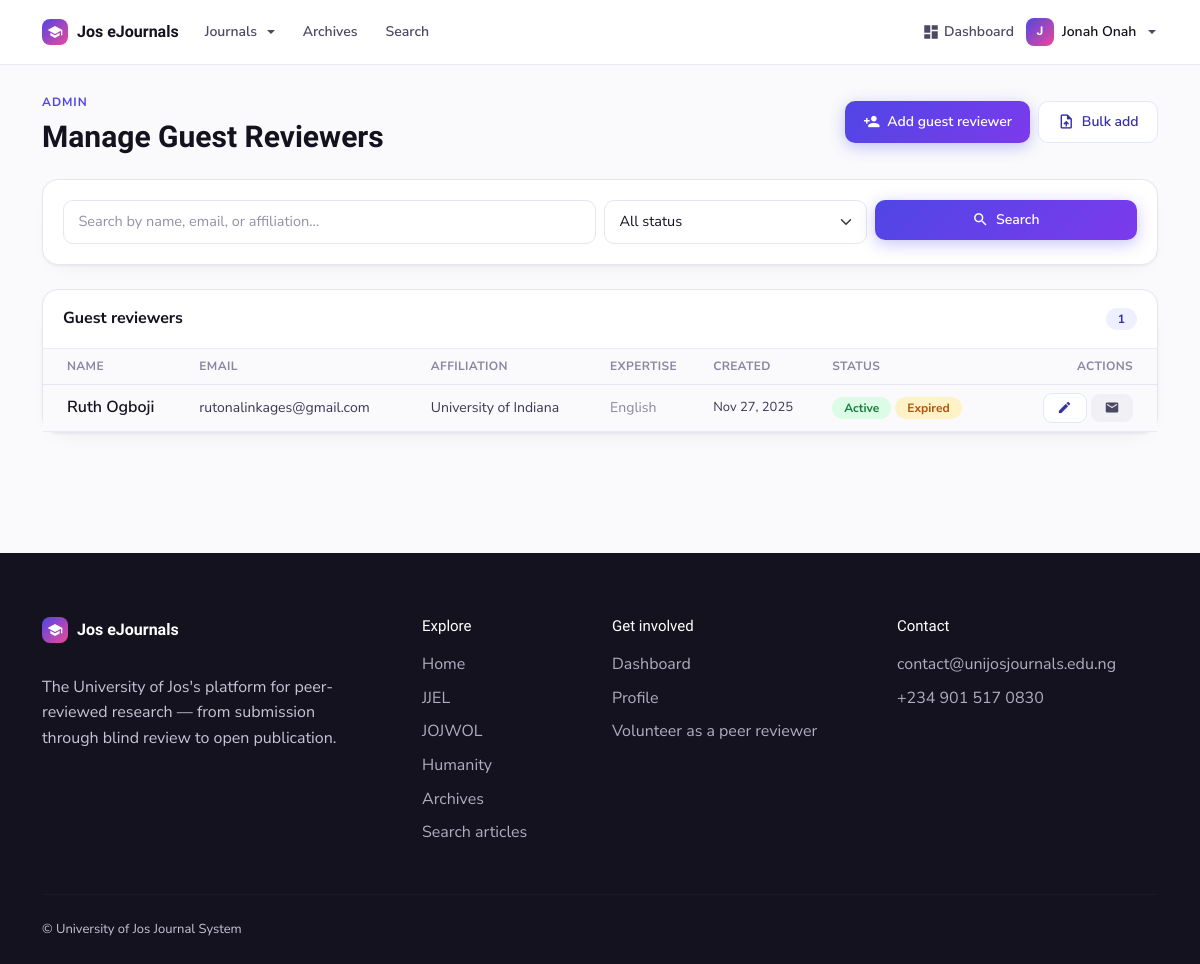
/manage/guest-reviewers/ (signed in), run on the app's committed database.
### journalapp/models.py (models this page shows, shortened)
class SiteSettings(models.Model):
    site_title = models.CharField(max_length=100, default="University of Jos Journal System")
    site_description = models.TextField(blank=True)
    logo = models.ImageField(upload_to='site_images', blank=True, null=True)
    favicon = models.ImageField(upload_to='site_images', blank=True, null=True)
    primary_color = models.CharField(max_length=20, default="#007bff")
    secondary_color = models.CharField(max_length=20, default="#6c757d")
    footer_text = models.TextField(default="© University of Jos Journal System")
    contact_email = models.EmailField(default="contact@unijosjournals.edu.ng")
    contact_phone = models.CharField(max_length=20, blank=True)
    facebook_url = models.URLField(blank=True)
    twitter_url = models.URLField(blank=True)
    instagram_url = models.URLField(blank=True)
    linkedin_url = models.URLField(blank=True)
    class Meta:
        verbose_name = "Site Settings"
        verbose_name_plural = "Site Settings"

class CustomUser(AbstractBaseUser, PermissionsMixin):
    email = models.EmailField(unique=True)
    first_name = models.CharField(max_length=30, blank=True)
    last_name = models.CharField(max_length=30, blank=True)
    is_active = models.BooleanField(default=True)
    is_staff = models.BooleanField(default=False)
    date_joined = models.DateTimeField(default=timezone.now)
    objects = CustomUserManager()
    USERNAME_FIELD = 'email'
    REQUIRED_FIELDS = []
    class Meta:
        verbose_name = 'User'
        verbose_name_plural = 'Users'
    def get_full_name(self):
        return f"{self.first_name} {self.last_name}".strip()

class GuestReviewer(models.Model):
    email = models.EmailField(unique=True)
    first_name = models.CharField(max_length=100)
    last_name = models.CharField(max_length=100)
    affiliation = models.CharField(
        max_length=300,
        blank=True,
        help_text="Institution or organization affiliation"
    )
    expertise_areas = models.TextField(
        blank=True,
        help_text="Areas of expertise (comma-separated)"
    )
    invitation_token = models.UUIDField(
        default=uuid.uuid4,
        unique=True,
        editable=False,
        help_text="Unique token for accessing the platform"
    )
    token_expires_at = models.DateTimeField(
        null=True,
        blank=True,
        help_text="Token expiration date"
    )
    is_active = models.BooleanField(
        default=True,
        help_text="Whether this guest reviewer can receive new assignments"
    )
    created_by = models.ForeignKey(
        settings.AUTH_USER_MODEL,
        on_delete=models.SET_NULL,
        null=True,
        related_name='created_guest_reviewers'
    )
    created_at = models.DateTimeField(auto_now_add=True)
    updated_at = models.DateTimeField(auto_now=True)
    class Meta:
        ordering = ['-created_at']
    def get_full_name(self):
        return f"{self.first_name} {self.last_name}".strip()
    def is_token_valid(self):
        if not self.is_active:
            return False
        if self.token_expires_at and timezone.now() > self.token_expires_at:
            return False
        return True

class Journal(models.Model):
    name = models.CharField(max_length=200)
    slug = models.SlugField(
        max_length=80, unique=True,
        help_text="Used in the journal's web address, e.g. 'jjel'."
    )
    abbreviation = models.CharField(
        max_length=20, blank=True,
        help_text="Short form, e.g. 'JJEL'. Shown on the journal card when no logo is set."
    )
    tagline = models.CharField(
        max_length=255, blank=True,
        help_text="One line shown under the journal name."
    )
    description = RichTextField(blank=True)
    about = RichTextField(
        blank=True,
        help_text="Aims and scope — the main text on the journal's home page."
    )
    logo = models.ImageField(
        upload_to='journal_logos', blank=True, null=True,
        help_text="Square-ish logo used on the journal cards."
    )
    cover_image = models.ImageField(upload_to='journal_covers', blank=True, null=True)
    issn_print = models.CharField(max_length=20, blank=True, verbose_name="ISSN (Print)")
    issn_online = models.CharField(max_length=20, blank=True, verbose_name="ISSN (Online)")
    published_by = models.CharField(
        max_length=255, blank=True,
        help_text="e.g. 'Department of English, University of Jos'."
    )
    contact_email = models.EmailField(blank=True)
    department = models.ForeignKey(
        Department, on_delete=models.SET_NULL, null=True, blank=True,
        related_name='journals',
        help_text="Optional internal grouping. Not shown to visitors."
    )
    order = models.PositiveIntegerField(
        default=0, help_text="Controls the order journals appear in on the home page."
    )
    is_active = models.BooleanField(
        default=True, help_text="Untick to hide this journal from the public site."
    )
    class Meta:
        ordering = ['order', 'name']

### journalapp/submission_views.py (the view, shortened to what this page needs)
# urls.py: path('manage/guest-reviewers/', submission_views.manage_guest_reviewers, name='manage_guest_reviewers'),
@journal_staff_required(roles=WORKFLOW_ROLES, lookup='none')
def manage_guest_reviewers(request):
    guest_reviewers = GuestReviewer.objects.all().order_by('-created_at')
    search_query = request.GET.get('search', '')
    status_filter = request.GET.get('status', 'all')
    if status_filter == 'active':
        guest_reviewers = guest_reviewers.filter(is_active=True)
    elif status_filter == 'inactive':
        guest_reviewers = guest_reviewers.filter(is_active=False)
    context = {
        'guest_reviewers': guest_reviewers,
        'search_query': search_query,
        'status_filter': status_filter,
        'title': 'Manage Guest Reviewers'
    }
    return render(request, 'submissions/admin_manage_guests.html', context)

### journalapp/templates/submissions/admin_manage_guests.html (shortened to what this page needs)
{% extends 'journalapp/base.html' %}
{% block content %}
<div class="container py-4">
    <div class="d-flex flex-wrap justify-content-between align-items-center gap-3 mb-4">
        <div>
            <span class="uj-kicker">Admin</span>
            <h1 class="mt-1 mb-0" style="font-size:30px;">{{ title }}</h1>
        </div>
        <div class="d-flex gap-2">
            <a href="{% url 'add_guest_reviewer' %}" class="btn btn-primary"><i class="material-icons" style="font-size:17px;">person_add</i> Add guest reviewer</a>
            <a href="{% url 'bulk_add_guest_reviewers' %}" class="btn btn-outline-primary"><i class="material-icons" style="font-size:17px;">upload_file</i> Bulk add</a>
        </div>
    </div>
    <div class="card mb-4"><div class="card-body">
        <form method="get" class="row g-2">
            <div class="col-md-6"><input type="text" name="search" class="form-control" placeholder="Search by name, email, or affiliation…" value="{{ search_query }}"></div>
            <div class="col-md-3"><select name="status" class="form-select">
                <option value="all" {% if status_filter == 'all' %}selected{% endif %}>All status</option>
            </select></div>
            <div class="col-md-3"><button type="submit" class="btn btn-primary w-100 justify-content-center"><i class="material-icons" style="font-size:17px;">search</i> Search</button></div>
        </form>
    </div></div>
    <div class="card">
        <div class="card-header d-flex justify-content-between align-items-center"><span>Guest reviewers</span><span class="uj-pill uj-pill--brand">{{ guest_reviewers.count }}</span></div>
        <div class="card-body p-0">
            {% if guest_reviewers %}
            <div class="table-responsive">
                <table class="table table-hover align-middle mb-0">
                    <thead><tr><th class="ps-4">Name</th><th>Email</th><th>Affiliation</th><th>Expertise</th><th>Created</th><th>Status</th><th class="text-end pe-4">Actions</th></tr></thead>
                    <tbody>
                        {% for guest in guest_reviewers %}
                        <tr>
                            <td class="ps-4 fw-semibold" style="color:var(--uj-ink);">{{ guest.get_full_name }}</td>
                            <td style="font-size:14px;">{{ guest.email }}</td>
                            <td style="font-size:14px;">{{ guest.affiliation|default:"—" }}</td>
                            <td><small class="text-muted">{{ guest.expertise_areas|truncatewords:5|default:"Not specified" }}</small></td>
                            <td style="font-size:13px;">{{ guest.created_at|date:"M d, Y" }}</td>
                            <td>
                                {% if guest.is_active %}<span class="uj-pill uj-pill--success">Active</span>{% else %}<span class="uj-pill">Inactive</span>{% endif %}
                                {% if guest.is_token_valid %}<span class="uj-pill uj-pill--info">Valid</span>{% else %}<span class="uj-pill uj-pill--warn">Expired</span>{% endif %}
                            </td>
                            <td class="text-end pe-4">
                                <a href="{% url 'edit_guest_reviewer' guest.pk %}" class="btn btn-outline-primary btn-sm" title="Edit"><i class="material-icons" style="font-size:15px;">edit</i></a>
                                <a href="{% url 'resend_guest_invitation' guest.pk %}" class="btn btn-light btn-sm" title="Resend invitation" onclick="return confirm('Resend invitation to {{ guest.get_full_name }}?')"><i class="material-icons" style="font-size:15px;">email</i></a>
                            </td>
                        </tr>
                        {% endfor %}
                    </tbody>
                </table>
            </div>
            {% endif %}
        </div>
    </div>
</div>
{% endblock %}

### journalapp/templates/journalapp/base.html (shortened to what this page needs)
{% load static %}
<!DOCTYPE html>
<html lang="en">
<head>
    <link href="https://cdn.jsdelivr.net/npm/bootstrap@5.3.0-alpha1/dist/css/bootstrap.min.css" rel="stylesheet">
    <link rel="stylesheet" href="https://cdnjs.cloudflare.com/ajax/libs/font-awesome/6.0.0-beta3/css/all.min.css">
    <link href="{% static 'css/theme.css' %}" rel="stylesheet">
</head>
<body class="d-flex flex-column min-vh-100">
    <header>
        <nav class="navbar navbar-expand-lg uj-navbar">
            <div class="container">
                <a class="uj-brand me-lg-4" href="{% url 'home' %}">
                    <span class="uj-brand-mark">
                        {% if site_settings.logo %}
                        <img src="{{ site_settings.logo.url }}" alt="{{ site_settings.site_title }}">
                        {% else %}
                        <i class="material-icons" style="font-size:16px;">school</i>
                        {% endif %}
                    </span>
                    <span>{{ site_settings.site_title|default:"UniJos Journals" }}</span>
                </a>
                <div class="collapse navbar-collapse" id="navbarNav">
                    <ul class="navbar-nav align-items-lg-center gap-lg-4 me-auto mt-3 mt-lg-0">
                        <li class="nav-item dropdown">
                            <a class="uj-nav-link dropdown-toggle" href="{% url 'journal_list' %}" id="journalsDropdown" role="button" data-bs-toggle="dropdown" aria-expanded="false">Journals</a>
                        </li>
                        <li class="nav-item">
                            <a class="uj-nav-link" href="{% url 'all_issues' %}">Archives</a>
                        </li>
                        <li class="nav-item">
                            <a class="uj-nav-link" href="{% url 'article_search' %}">Search</a>
                        </li>
                    </ul>
                    <ul class="navbar-nav align-items-lg-center gap-2">
                        {% if user.is_authenticated %}
                            <li class="nav-item">
                                <a class="uj-nav-link d-inline-flex align-items-center gap-1" href="{% url 'dashboard' %}">
                                    <i class="material-icons">dashboard</i> Dashboard
                                </a>
                            </li>
                            <li class="nav-item dropdown">
                                <a class="uj-nav-link dropdown-toggle d-inline-flex align-items-center gap-2" href="#" id="userDropdown" role="button" data-bs-toggle="dropdown" aria-expanded="false">
                                    <span class="uj-brand-mark" style="width:28px;height:28px;font-size:12px;font-family:var(--uj-font-heading);font-weight:700;">
                                        {{ user.get_full_name|default:user.email|first|upper }}
                                    </span>
                                    <span class="fw-semibold d-none d-lg-inline" style="color:var(--uj-ink);">{{ user.get_full_name|default:user.email }}</span>
                                </a>
                            </li>
                        {% endif %}
                    </ul>
                </div>
            </div>
        </nav>
    </header>
    <div class="toast-container position-fixed top-0 end-0 p-3" style="z-index: 9999;">
    </div>
    <main class="flex-grow-1 mb-3">
        {% block content %}{% endblock %}
    </main>
    <footer class="uj-footer">
        <div class="container">
            <div class="row g-4">
                <div class="col-lg-4 mb-2">
                    <a class="uj-brand mb-3" href="{% url 'home' %}">
                        <span class="uj-brand-mark">
                            {% if site_settings.logo %}
                            <img src="{{ site_settings.logo.url }}" alt="{{ site_settings.site_title }}">
                            {% else %}
                            <i class="material-icons" style="font-size:16px;">school</i>
                            {% endif %}
                        </span>
                        <span>{{ site_settings.site_title|default:"UniJos Journals" }}</span>
                    </a>
                    <p class="mt-3" style="max-width:320px;">{{ site_settings.site_description|default:"The University of Jos's platform for peer-reviewed research — from submission through blind review to open publication." }}</p>
                </div>
                <div class="col-6 col-lg-2 mb-2">
                    <h5>Explore</h5>
                    <ul class="list-unstyled d-grid gap-2">
                        <li><a href="{% url 'home' %}">Home</a></li>
                        {% for j in nav_journals %}
                        <li><a href="{% url 'journal_home' j.slug %}">{{ j.abbreviation|default:j.name }}</a></li>
                        {% endfor %}
                        <li><a href="{% url 'all_issues' %}">Archives</a></li>
                        <li><a href="{% url 'article_search' %}">Search articles</a></li>
                    </ul>
                </div>
                <div class="col-6 col-lg-3 mb-2">
                    <h5>Get involved</h5>
                    <ul class="list-unstyled d-grid gap-2">
                        {% if user.is_authenticated %}
                        <li><a href="{% url 'dashboard' %}">Dashboard</a></li>
                        <li><a href="{% url 'profile' %}">Profile</a></li>
                        {% else %}
                        <li><a href="{% url 'register' %}">Submit a manuscript</a></li>
                        <li><a href="{% url 'register' %}">Create an account</a></li>
                        <li><a href="{% url 'login' %}">Log in</a></li>
                        {% endif %}
                        <li><a href="{% url 'reviewer_apply' %}">Volunteer as a peer reviewer</a></li>
                    </ul>
                </div>
                <div class="col-lg-3 mb-2">
                    <h5>Contact</h5>
                    <ul class="list-unstyled d-grid gap-2">
                        {% if site_settings.contact_email %}
                        <li><a href="mailto:{{ site_settings.contact_email }}">{{ site_settings.contact_email }}</a></li>
                        {% endif %}
                        {% if site_settings.contact_phone %}
                        <li><a href="tel:{{ site_settings.contact_phone }}">{{ site_settings.contact_phone }}</a></li>
                        {% endif %}
                    </ul>
                </div>
            </div>
            <hr class="my-4">
            <div class="d-flex flex-column flex-md-row justify-content-between align-items-center gap-2" style="font-size:13px;">
                <p class="mb-0">{{ site_settings.footer_text|default:"© University of Jos Journal System. All rights reserved." }}</p>
            </div>
        </div>
    </footer>
</body>
</html>

### data on the page
SiteSettings: site_title "Jos eJournals", site_description "The University of Jos's platform for peer-reviewed research — from submission through blind review to open publication.", contact_email "contact@unijosjournals.edu.ng", contact_phone "+234 901 517 0830", footer_text "© University of Jos Journal System"
CustomUser: get_full_name|first "J", get_full_name "Jonah Onah"
GuestReviewer: get_full_name "Ruth Ogboji", email "rutonalinkages@gmail.com", affiliation "University of Indiana", expertise_areas "English", created_at "Nov 27, 2025", is_active "Active"
Journal: abbreviation "JJEL"
Journal: abbreviation "JOJWOL"
Journal: abbreviation "Humanity"

### other printed values
{{ title }} "Manage Guest Reviewers"
{{ guest_reviewers.count }} "1"
